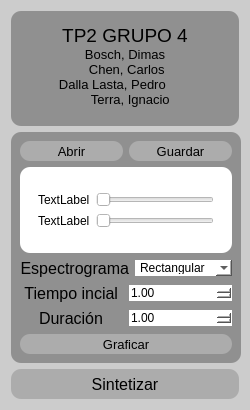
        <widget class="QFrame" name="frame_botones">
         <property name="sizePolicy">
          <sizepolicy hsizetype="Fixed" vsizetype="Preferred">
           <horstretch>0</horstretch>
           <verstretch>0</verstretch>
          </sizepolicy>
         </property>
         <property name="minimumSize">
          <size>
           <width>250</width>
           <height>0</height>
          </size>
         </property>
         <property name="maximumSize">
          <size>
           <width>250</width>
           <height>16777215</height>
          </size>
         </property>
         <property name="styleSheet">
          <string notr="true">background-color: rgb(255, 255, 255);
background-color: rgb(204, 204, 204);
border-radius:10px;</string>
         </property>
         <property name="frameShape">
          <enum>QFrame::StyledPanel</enum>
         </property>
         <property name="frameShadow">
          <enum>QFrame::Raised</enum>
         </property>
         <layout class="QVBoxLayout" name="verticalLayout_4">
          <item>
           <widget class="QFrame" name="frame_typefilter">
            <property name="sizePolicy">
             <sizepolicy hsizetype="Preferred" vsizetype="Preferred">
              <horstretch>0</horstretch>
              <verstretch>0</verstretch>
             </sizepolicy>
            </property>
            <property name="minimumSize">
             <size>
              <width>0</width>
              <height>115</height>
             </size>
            </property>
            <property name="maximumSize">
             <size>
              <width>16777215</width>
              <height>115</height>
             </size>
            </property>
            <property name="styleSheet">
             <string notr="true">background-color: rgb(144, 144, 144);</string>
            </property>
            <property name="frameShape">
             <enum>QFrame::StyledPanel</enum>
            </property>
            <property name="frameShadow">
             <enum>QFrame::Raised</enum>
            </property>
            <layout class="QVBoxLayout" name="verticalLayout_2">
             <property name="spacing">
              <number>0</number>
             </property>
             <item>
              <widget class="QTextBrowser" name="textBrowser_2">
               <property name="sizePolicy">
                <sizepolicy hsizetype="Preferred" vsizetype="Preferred">
                 <horstretch>0</horstretch>
                 <verstretch>0</verstretch>
                </sizepolicy>
               </property>
               <property name="minimumSize">
                <size>
                 <width>0</width>
                 <height>0</height>
                </size>
               </property>
               <property name="maximumSize">
                <size>
                 <width>16777215</width>
                 <height>16777215</height>
                </size>
               </property>
               <property name="html">
                <string>&lt;!DOCTYPE HTML PUBLIC &quot;-//W3C//DTD HTML 4.0//EN&quot; &quot;http://www.w3.org/TR/REC-html40/strict.dtd&quot;&gt;
&lt;html&gt;&lt;head&gt;&lt;meta name=&quot;qrichtext&quot; content=&quot;1&quot; /&gt;&lt;style type=&quot;text/css&quot;&gt;
p, li { white-space: pre-wrap; }
&lt;/style&gt;&lt;/head&gt;&lt;body style=&quot; font-family:'MS Shell Dlg 2'; font-size:8.25pt; font-weight:400; font-style:normal;&quot;&gt;
&lt;p align=&quot;center&quot; style=&quot; margin-top:0px; margin-bottom:0px; margin-left:0px; margin-right:0px; -qt-block-indent:0; text-indent:0px;&quot;&gt;&lt;span style=&quot; font-size:14pt;&quot;&gt;TP2 GRUPO 4&lt;/span&gt;&lt;/p&gt;
&lt;p align=&quot;center&quot; style=&quot; margin-top:0px; margin-bottom:0px; margin-left:0px; margin-right:0px; -qt-block-indent:0; text-indent:0px;&quot;&gt;&lt;span style=&quot; font-size:10pt;&quot;&gt;Bosch, Dimas&lt;/span&gt;&lt;/p&gt;
&lt;p align=&quot;center&quot; style=&quot; margin-top:0px; margin-bottom:0px; margin-left:0px; margin-right:0px; -qt-block-indent:0; text-indent:0px;&quot;&gt;&lt;span style=&quot; font-size:10pt;&quot;&gt; Chen, Carlos&lt;/span&gt;&lt;/p&gt;
&lt;p align=&quot;center&quot; style=&quot; margin-top:0px; margin-bottom:0px; margin-left:0px; margin-right:0px; -qt-block-indent:0; text-indent:0px;&quot;&gt;&lt;span style=&quot; font-size:10pt;&quot;&gt;Dalla Lasta, Pedro       &lt;/span&gt;&lt;/p&gt;
&lt;p align=&quot;center&quot; style=&quot; margin-top:0px; margin-bottom:0px; margin-left:0px; margin-right:0px; -qt-block-indent:0; text-indent:0px;&quot;&gt;&lt;span style=&quot; font-size:10pt;&quot;&gt;   Terra, Ignacio&lt;/span&gt;&lt;/p&gt;&lt;/body&gt;&lt;/html&gt;</string>
               </property>
              </widget>
             </item>
            </layout>
           </widget>
          </item>
          <item>
           <widget class="QFrame" name="frame_alternativas">
            <property name="sizePolicy">
             <sizepolicy hsizetype="Preferred" vsizetype="Expanding">
              <horstretch>0</horstretch>
              <verstretch>0</verstretch>
             </sizepolicy>
            </property>
            <property name="minimumSize">
             <size>
              <width>230</width>
              <height>0</height>
             </size>
            </property>
            <property name="styleSheet">
             <string notr="true">background-color: rgb(144, 144, 144);</string>
            </property>
            <property name="frameShape">
             <enum>QFrame::StyledPanel</enum>
            </property>
            <property name="frameShadow">
             <enum>QFrame::Raised</enum>
            </property>
            <layout class="QVBoxLayout" name="verticalLayout_5">
             <item>
              <layout class="QHBoxLayout" name="horizontalLayout_4">
               <item>
                <widget class="QPushButton" name="pushButton_Abrir">
                 <property name="sizePolicy">
                  <sizepolicy hsizetype="Preferred" vsizetype="Preferred">
                   <horstretch>0</horstretch>
                   <verstretch>0</verstretch>
                  </sizepolicy>
                 </property>
                 <property name="minimumSize">
                  <size>
                   <width>0</width>
                   <height>20</height>
                  </size>
                 </property>
                 <property name="maximumSize">
                  <size>
                   <width>16777215</width>
                   <height>20</height>
                  </size>
                 </property>
                 <property name="font">
                  <font>
                   <pointsize>10</pointsize>
                  </font>
                 </property>
                 <property name="cursor">
                  <cursorShape>PointingHandCursor</cursorShape>
                 </property>
                 <property name="focusPolicy">
                  <enum>Qt::StrongFocus</enum>
                 </property>
                 <property name="layoutDirection">
                  <enum>Qt::LeftToRight</enum>
                 </property>
                 <property name="styleSheet">
                  <string notr="true">background-color: rgb(172, 172, 172);</string>
                 </property>
                 <property name="text">
                  <string>Abrir</string>
                 </property>
                 <property name="iconSize">
                  <size>
                   <width>20</width>
                   <height>20</height>
                  </size>
                 </property>
                </widget>
               </item>
               <item>
                <widget class="QPushButton" name="pushButton_Guardar">
                 <property name="sizePolicy">
                  <sizepolicy hsizetype="Preferred" vsizetype="Preferred">
                   <horstretch>0</horstretch>
                   <verstretch>0</verstretch>
                  </sizepolicy>
                 </property>
                 <property name="minimumSize">
                  <size>
                   <width>0</width>
                   <height>20</height>
                  </size>
                 </property>
                 <property name="maximumSize">
                  <size>
                   <width>16777215</width>
                   <height>20</height>
                  </size>
                 </property>
                 <property name="font">
                  <font>
                   <pointsize>10</pointsize>
                  </font>
                 </property>
                 <property name="cursor">
                  <cursorShape>PointingHandCursor</cursorShape>
                 </property>
                 <property name="focusPolicy">
                  <enum>Qt::StrongFocus</enum>
                 </property>
                 <property name="layoutDirection">
                  <enum>Qt::LeftToRight</enum>
                 </property>
                 <property name="styleSheet">
                  <string notr="true">background-color: rgb(172, 172, 172);</string>
                 </property>
                 <property name="text">
                  <string>Guardar</string>
                 </property>
                 <property name="iconSize">
                  <size>
                   <width>20</width>
                   <height>20</height>
                  </size>
                 </property>
                </widget>
               </item>
              </layout>
             </item>
             <item>
              <widget class="QFrame" name="frame_tracks">
               <property name="sizePolicy">
                <sizepolicy hsizetype="Preferred" vsizetype="Preferred">
                 <horstretch>0</horstretch>
                 <verstretch>0</verstretch>
                </sizepolicy>
               </property>
               <property name="minimumSize">
                <size>
                 <width>0</width>
                 <height>0</height>
                </size>
               </property>
               <property name="maximumSize">
                <size>
                 <width>16777215</width>
                 <height>16777215</height>
                </size>
               </property>
               <property name="styleSheet">
                <string notr="true">background-color: rgb(255, 255, 255);</string>
               </property>
               <property name="frameShape">
                <enum>QFrame::StyledPanel</enum>
               </property>
               <property name="frameShadow">
                <enum>QFrame::Raised</enum>
               </property>
               <layout class="QVBoxLayout" name="verticalLayout_6">
                <item>
                 <widget class="QScrollArea" name="scrollArea_tracks">
                  <property name="widgetResizable">
                   <bool>true</bool>
                  </property>
                  <widget class="QWidget" name="scrollAreaWidgetContents">
                   <property name="geometry">
                    <rect>
                     <x>0</x>
                     <y>0</y>
                     <width>179</width>
                     <height>74</height>
                    </rect>
                   </property>
                   <layout class="QVBoxLayout" name="verticalLayout_8">
                    <item>
                     <layout class="QVBoxLayout" name="verticalLayout_3">
                      <item>
                       <layout class="QHBoxLayout" name="horizontalLayout_24">
                        <item>
                         <widget class="QLabel" name="label_3">
                          <property name="text">
                           <string>TextLabel</string>
                          </property>
                         </widget>
                        </item>
                        <item>
                         <widget class="QSlider" name="horizontalSlider_9">
                          <property name="orientation">
                           <enum>Qt::Horizontal</enum>
                          </property>
                         </widget>
                        </item>
                       </layout>
                      </item>
                      <item>
                       <layout class="QHBoxLayout" name="horizontalLayout_25">
                        <item>
                         <widget class="QLabel" name="label_8">
                          <property name="text">
                           <string>TextLabel</string>
                          </property>
                         </widget>
                        </item>
                        <item>
                         <widget class="QSlider" name="horizontalSlider_10">
                          <property name="orientation">
                           <enum>Qt::Horizontal</enum>
                          </property>
                         </widget>
                        </item>
                       </layout>
                      </item>
                     </layout>
                    </item>
                   </layout>
                  </widget>
                 </widget>
                </item>
               </layout>
              </widget>
             </item>
             <item>
              <layout class="QHBoxLayout" name="Layout_aprox">
               <item alignment="Qt::AlignHCenter|Qt::AlignVCenter">
                <widget class="QLabel" name="label_espectrograma">
                 <property name="sizePolicy">
                  <sizepolicy hsizetype="Preferred" vsizetype="Preferred">
                   <horstretch>0</horstretch>
                   <verstretch>0</verstretch>
                  </sizepolicy>
                 </property>
                 <property name="minimumSize">
                  <size>
                   <width>0</width>
                   <height>0</height>
                  </size>
                 </property>
                 <property name="font">
                  <font>
                   <pointsize>12</pointsize>
                  </font>
                 </property>
                 <property name="text">
                  <string>Espectrograma</string>
                 </property>
                 <property name="alignment">
                  <set>Qt::AlignRight|Qt::AlignTrailing|Qt::AlignVCenter</set>
                 </property>
                </widget>
               </item>
               <item>
                <widget class="QComboBox" name="comboBox_espectro">
                 <property name="sizePolicy">
                  <sizepolicy hsizetype="Expanding" vsizetype="Fixed">
                   <horstretch>0</horstretch>
                   <verstretch>0</verstretch>
                  </sizepolicy>
                 </property>
                 <property name="styleSheet">
                  <string notr="true">background-color: rgb(255, 255, 255);</string>
                 </property>
                 <item>
                  <property name="text">
                   <string>Rectangular</string>
                  </property>
                 </item>
                </widget>
               </item>
              </layout>
             </item>
             <item>
              <layout class="QHBoxLayout" name="horizontalLayout_2">
               <item alignment="Qt::AlignHCenter|Qt::AlignVCenter">
                <widget class="QLabel" name="label_TiempoInicial">
                 <property name="font">
                  <font>
                   <pointsize>12</pointsize>
                  </font>
                 </property>
                 <property name="text">
                  <string>Tiempo incial</string>
                 </property>
                 <property name="alignment">
                  <set>Qt::AlignRight|Qt::AlignTrailing|Qt::AlignVCenter</set>
                 </property>
                </widget>
               </item>
               <item>
                <widget class="QDoubleSpinBox" name="doubleSpinBox_TiempoInicial">
                 <property name="sizePolicy">
                  <sizepolicy hsizetype="Minimum" vsizetype="Fixed">
                   <horstretch>0</horstretch>
                   <verstretch>0</verstretch>
                  </sizepolicy>
                 </property>
                 <property name="styleSheet">
                  <string notr="true">background-color: rgb(255, 255, 255);</string>
                 </property>
                 <property name="decimals">
                  <number>2</number>
                 </property>
                 <property name="minimum">
                  <double>0.010000000000000</double>
                 </property>
                 <property name="maximum">
                  <double>999.000000000000000</double>
                 </property>
                 <property name="value">
                  <double>1.000000000000000</double>
                 </property>
                </widget>
               </item>
              </layout>
             </item>
             <item>
              <layout class="QHBoxLayout" name="Layout_f">
               <item alignment="Qt::AlignHCenter|Qt::AlignVCenter">
                <widget class="QLabel" name="label_Duracion">
                 <property name="sizePolicy">
                  <sizepolicy hsizetype="Minimum" vsizetype="Preferred">
                   <horstretch>0</horstretch>
                   <verstretch>0</verstretch>
                  </sizepolicy>
                 </property>
                 <property name="font">
                  <font>
                   <pointsize>12</pointsize>
                  </font>
                 </property>
                 <property name="text">
                  <string>Duración</string>
                 </property>
                 <property name="alignment">
                  <set>Qt::AlignRight|Qt::AlignTrailing|Qt::AlignVCenter</set>
                 </property>
                </widget>
               </item>
               <item>
                <widget class="QDoubleSpinBox" name="doubleSpinBox_Duracion">
                 <property name="sizePolicy">
                  <sizepolicy hsizetype="Minimum" vsizetype="Fixed">
                   <horstretch>0</horstretch>
                   <verstretch>0</verstretch>
                  </sizepolicy>
                 </property>
                 <property name="styleSheet">
                  <string notr="true">background-color: rgb(255, 255, 255);</string>
                 </property>
                 <property name="decimals">
                  <number>2</number>
                 </property>
                 <property name="minimum">
                  <double>0.010000000000000</double>
                 </property>
                 <property name="maximum">
                  <double>1000.000000000000000</double>
                 </property>
                 <property name="value">
                  <double>1.000000000000000</double>
                 </property>
                </widget>
               </item>
              </layout>
             </item>
             <item>
              <layout class="QHBoxLayout" name="horizontalLayout_5">
               <item>
                <widget class="QPushButton" name="pushButton_Graficar">
                 <property name="sizePolicy">
                  <sizepolicy hsizetype="Preferred" vsizetype="Preferred">
                   <horstretch>0</horstretch>
                   <verstretch>0</verstretch>
                  </sizepolicy>
                 </property>
                 <property name="minimumSize">
                  <size>
                   <width>0</width>
                   <height>20</height>
                  </size>
                 </property>
                 <property name="maximumSize">
                  <size>
                   <width>16777215</width>
                   <height>20</height>
                  </size>
                 </property>
                 <property name="font">
                  <font>
                   <pointsize>10</pointsize>
                  </font>
                 </property>
                 <property name="cursor">
                  <cursorShape>PointingHandCursor</cursorShape>
                 </property>
                 <property name="focusPolicy">
                  <enum>Qt::StrongFocus</enum>
                 </property>
                 <property name="layoutDirection">
                  <enum>Qt::LeftToRight</enum>
                 </property>
                 <property name="styleSheet">
                  <string notr="true">background-color: rgb(172, 172, 172);</string>
                 </property>
                 <property name="text">
                  <string>Graficar</string>
                 </property>
                 <property name="iconSize">
                  <size>
                   <width>20</width>
                   <height>20</height>
                  </size>
                 </property>
                </widget>
               </item>
              </layout>
             </item>
            </layout>
           </widget>
          </item>
          <item>
           <layout class="QHBoxLayout" name="Layout_add_2">
            <item>
             <widget class="QPushButton" name="pushButton_Sintetizar">
              <property name="sizePolicy">
               <sizepolicy hsizetype="Preferred" vsizetype="Preferred">
                <horstretch>0</horstretch>
                <verstretch>0</verstretch>
               </sizepolicy>
              </property>
              <property name="minimumSize">
               <size>
                <width>0</width>
                <height>30</height>
               </size>
              </property>
              <property name="maximumSize">
               <size>
                <width>16777215</width>
                <height>30</height>
               </size>
              </property>
              <property name="font">
               <font>
                <pointsize>12</pointsize>
               </font>
              </property>
              <property name="cursor">
               <cursorShape>PointingHandCursor</cursorShape>
              </property>
              <property name="focusPolicy">
               <enum>Qt::StrongFocus</enum>
              </property>
              <property name="layoutDirection">
               <enum>Qt::LeftToRight</enum>
              </property>
              <property name="styleSheet">
               <string notr="true">background-color: rgb(172, 172, 172);</string>
              </property>
              <property name="text">
               <string>Sintetizar</string>
              </property>
              <property name="iconSize">
               <size>
                <width>20</width>
                <height>20</height>
               </size>
              </property>
             </widget>
            </item>
           </layout>
          </item>
         </layout>
        </widget>
